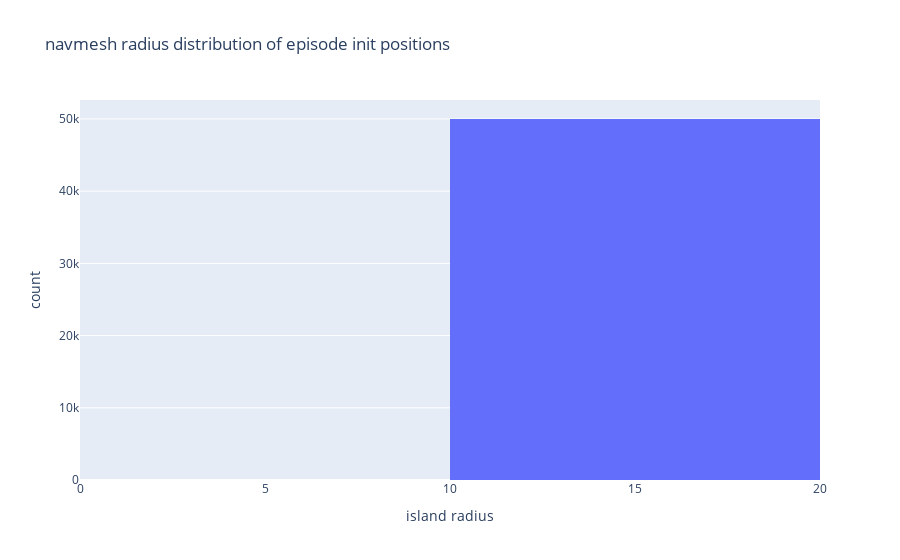

The notebook cell this image was saved under:
### Code cell
# import plotly.express as px
df2 = pd.DataFrame({'rad': pos_navmesh_rad})
fig = px.histogram(
    df2, 
    x='rad', # height is y-axis
    title='navmesh radius distribution of episode init positions',
    labels={'rad':'island radius'}) 
fig.show()

### Figure 1 — Plotly figure (JSON) as saved in the notebook; plotly's stock layout.template omitted (floating-point values rounded to 4 significant figures; data arrays with more than 128 entries replaced by an {"elided": "..."} marker saying what was removed)
{"data": [{"alignmentgroup": "True", "bingroup": "x", "hovertemplate": "island radius=%{x}<br>count=%{y}<extra></extra>", "legendgroup": "", "marker": {"color": "#636efa", "pattern": {"shape": ""}}, "name": "", "offsetgroup": "", "orientation": "v", "showlegend": false, "type": "histogram", "x": {"elided": "49997 float values"}, "xaxis": "x", "yaxis": "y"}], "layout": {"barmode": "relative", "legend": {"tracegroupgap": 0}, "title": {"text": "navmesh radius distribution of episode init positions"}, "xaxis": {"anchor": "y", "domain": [0, 1], "title": {"text": "island radius"}}, "yaxis": {"anchor": "x", "domain": [0, 1], "title": {"text": "count"}}}}
